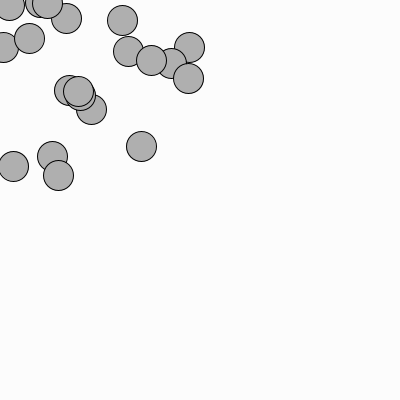
Frame 1 (no input)
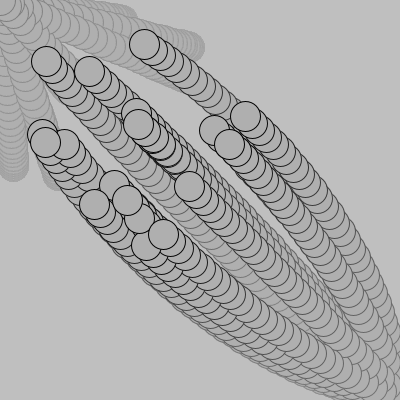
Frame 60 (the mouse pressed at the canvas centre just before this capture)
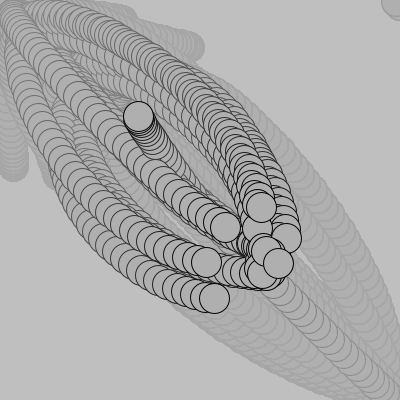
Frame 120 (the mouse held since frame 60 and released just before this capture)

The Processing sketch that drew these frames (run headless with seeded random() and noise(); from frame 60 on, the mouse is pressed at the canvas centre):

// Processing sketch: processing_90404
// ── processing_90404.pde

Mover[] movers = new Mover[20];  // array of objects

void setup() {
  size(400, 400);
  smooth();
  background(255);
  for (int i = 0; i < movers.length; i++) {
    movers[i] = new Mover();
  }
}

void draw() {
  noStroke();
  fill(180, 10);
  rect(0, 0, width, height);

  for (int i = 0; i < movers.length; i++) {
    movers[i].update();
    movers[i].checkEdges();
    movers[i].display();
  }
}


class Mover {

  PVector location;
  PVector velocity;
  PVector acceleration;
  float topspeed;   // to limit velocity

  Mover() {
    location = new PVector(random(width/2), random(height/2));
    velocity = new PVector(0, 0);
    topspeed = 10;
  }

  void update() {

    PVector mouse = new PVector(mouseX, mouseY);
    PVector dir = PVector.sub(mouse, location);
    dir.normalize();
    dir.mult(0.5);
    acceleration = dir;

    velocity.add(acceleration);
    velocity.limit(topspeed); // to limit velocity
    location.add(velocity);
  }

  void checkEdges() {
    if (location.x > width) {
      location.x = 0;
    } 
    else if (location.x < 0) {
      location.x = width;
    }
    if (location.y > height) {
      location.y = 0;
    } 
    else if (location.y < 0) {
      location.y = height;
    }
  }

  void display() {
    stroke(0);
    fill(175);
    ellipse(location.x, location.y, 30, 30);
  }
}
